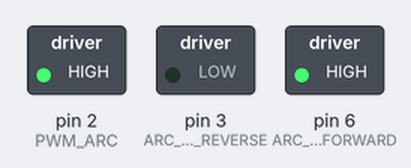
Recording of a sketch running on a simulated Arduino Uno, built with avr-gcc and run on an emulated ATmega328P. Parts: switched loads named in the sketch (green lamp = pin HIGH).

Above: at 0.1 s.
Timing chart, 0 to 1.6 s (numbered marks = the images above):
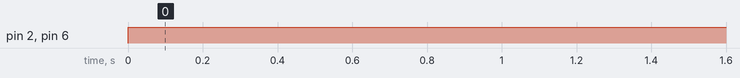

Measured:
- by itself, pin 2 (PWM_ARC), pin 6 (ARC_DIR_FORWARD): LOW → HIGH at 0.00 s

The sketch:

motor_test.ino
```cpp
// fowd left (1-fwd)
// fowd right (0-fwd)
// back left change wire pwm - 21 dir - 20 1-fwd
// back right change wire pwm - 19 dir - 18 0-fwd
// platform  down - 1

#define PWM_ARC 2
#define ARC_DIR_REVERSE 3
#define ARC_DIR_FORWARD 6

// int pwm_pin2 = 3;
// int dir2 = 2;
// int dir1 = 23;

// int led_pin = 25;

void setup() {
  // for (int i=0;i<4;i++){
  //   pinMode(pwm[i],OUTPUT);
  //   pinMode(dir[i],OUTPUT);
  // }
  pinMode(PWM_ARC,OUTPUT);
  pinMode(ARC_DIR_REVERSE,OUTPUT);
  pinMode(ARC_DIR_FORWARD,OUTPUT);
  // pinMode(dirB,OUTPUT);
  Serial.begin(9600);

  // put your setup code here, to run once:
  // analogWrite(0, 500);
}

void loop() {

// analogWrite(pwm_pin,120); // pin analog val
// digitalWrite(dir, 0);

analogWrite(PWM_ARC,150); // pin analog val
digitalWrite(ARC_DIR_REVERSE, 0);
digitalWrite(ARC_DIR_FORWARD, 1);

  // put your main code here, to run repeatedly:

}
```
